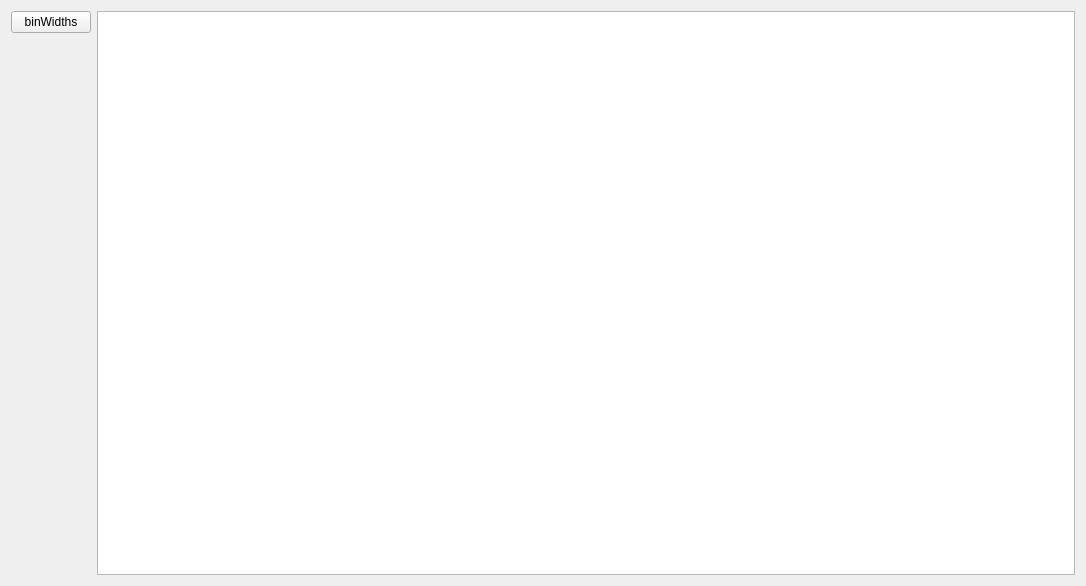
<?xml version="1.0" encoding="UTF-8"?>
<ui version="4.0">
 <class>GraphWidget</class>
 <widget class="QWidget" name="GraphWidget">
  <property name="enabled">
   <bool>true</bool>
  </property>
  <property name="geometry">
   <rect>
    <x>0</x>
    <y>0</y>
    <width>1086</width>
    <height>586</height>
   </rect>
  </property>
  <layout class="QHBoxLayout" name="horizontalLayout_2">
   <item>
    <layout class="QHBoxLayout" name="horizontalLayout">
     <item>
      <layout class="QVBoxLayout" name="verticalLayout">
       <item>
        <widget class="QPushButton" name="binWidths">
         <property name="text">
          <string>binWidths</string>
         </property>
         <property name="checkable">
          <bool>true</bool>
         </property>
        </widget>
       </item>
       <item>
        <spacer name="verticalSpacer">
         <property name="orientation">
          <enum>Qt::Vertical</enum>
         </property>
         <property name="sizeHint" stdset="0">
          <size>
           <width>20</width>
           <height>40</height>
          </size>
         </property>
        </spacer>
       </item>
      </layout>
     </item>
     <item>
      <widget class="ChartView" name="chartView"/>
     </item>
    </layout>
   </item>
  </layout>
 </widget>
 <customwidgets>
  <customwidget>
   <class>QChartView</class>
   <extends>QGraphicsView</extends>
   <header>QtCharts</header>
  </customwidget>
  <customwidget>
   <class>ChartView</class>
   <extends>QChartView</extends>
   <header>frontend/chartview.h</header>
  </customwidget>
 </customwidgets>
 <resources/>
 <connections/>
</ui>
